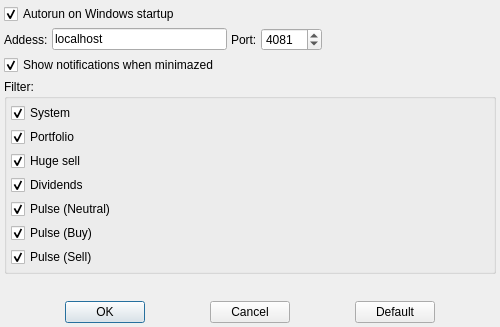
<?xml version="1.0" encoding="UTF-8"?>
<ui version="4.0">
 <class>SettingsDialog</class>
 <widget class="QDialog" name="SettingsDialog">
  <property name="geometry">
   <rect>
    <x>0</x>
    <y>0</y>
    <width>500</width>
    <height>327</height>
   </rect>
  </property>
  <property name="minimumSize">
   <size>
    <width>500</width>
    <height>327</height>
   </size>
  </property>
  <property name="windowTitle">
   <string>Settings</string>
  </property>
  <layout class="QVBoxLayout" name="verticalLayout">
   <property name="spacing">
    <number>4</number>
   </property>
   <property name="leftMargin">
    <number>4</number>
   </property>
   <property name="topMargin">
    <number>4</number>
   </property>
   <property name="rightMargin">
    <number>4</number>
   </property>
   <property name="bottomMargin">
    <number>4</number>
   </property>
   <item>
    <widget class="QCheckBox" name="autorunCheckBox">
     <property name="text">
      <string notr="true">Autorun on Windows startup</string>
     </property>
     <property name="checked">
      <bool>true</bool>
     </property>
    </widget>
   </item>
   <item>
    <layout class="QHBoxLayout" name="horizontalLayout">
     <property name="spacing">
      <number>4</number>
     </property>
     <item>
      <widget class="QLabel" name="label">
       <property name="text">
        <string>Addess:</string>
       </property>
      </widget>
     </item>
     <item>
      <widget class="QLineEdit" name="serverAddressLineEdit">
       <property name="text">
        <string notr="true">localhost</string>
       </property>
      </widget>
     </item>
     <item>
      <widget class="QLabel" name="label_2">
       <property name="text">
        <string>Port:</string>
       </property>
      </widget>
     </item>
     <item>
      <widget class="QSpinBox" name="serverPortSpinBox">
       <property name="minimum">
        <number>1</number>
       </property>
       <property name="maximum">
        <number>65535</number>
       </property>
       <property name="value">
        <number>4081</number>
       </property>
      </widget>
     </item>
     <item>
      <spacer name="horizontalSpacer">
       <property name="orientation">
        <enum>Qt::Orientation::Horizontal</enum>
       </property>
       <property name="sizeHint" stdset="0">
        <size>
         <width>40</width>
         <height>20</height>
        </size>
       </property>
      </spacer>
     </item>
    </layout>
   </item>
   <item>
    <widget class="QCheckBox" name="notificationsEnabledCheckBox">
     <property name="text">
      <string>Show notifications when minimazed</string>
     </property>
     <property name="checked">
      <bool>true</bool>
     </property>
    </widget>
   </item>
   <item>
    <widget class="QGroupBox" name="groupBox">
     <property name="title">
      <string>Filter:</string>
     </property>
     <layout class="QVBoxLayout" name="verticalLayout_2">
      <property name="spacing">
       <number>4</number>
      </property>
      <property name="leftMargin">
       <number>4</number>
      </property>
      <property name="topMargin">
       <number>4</number>
      </property>
      <property name="rightMargin">
       <number>4</number>
      </property>
      <property name="bottomMargin">
       <number>4</number>
      </property>
      <item>
       <widget class="QCheckBox" name="filterSystemCheckBox">
        <property name="text">
         <string>System</string>
        </property>
        <property name="checked">
         <bool>true</bool>
        </property>
       </widget>
      </item>
      <item>
       <widget class="QCheckBox" name="filterPortfolioCheckBox">
        <property name="text">
         <string>Portfolio</string>
        </property>
        <property name="checked">
         <bool>true</bool>
        </property>
       </widget>
      </item>
      <item>
       <widget class="QCheckBox" name="filterHugeSellCheckBox">
        <property name="text">
         <string>Huge sell</string>
        </property>
        <property name="checked">
         <bool>true</bool>
        </property>
       </widget>
      </item>
      <item>
       <widget class="QCheckBox" name="filterDividendsCheckBox">
        <property name="text">
         <string>Dividends</string>
        </property>
        <property name="checked">
         <bool>true</bool>
        </property>
       </widget>
      </item>
      <item>
       <widget class="QCheckBox" name="filterPulseNeutralCheckBox">
        <property name="text">
         <string>Pulse (Neutral)</string>
        </property>
        <property name="checked">
         <bool>true</bool>
        </property>
       </widget>
      </item>
      <item>
       <widget class="QCheckBox" name="filterPulseBuyCheckBox">
        <property name="text">
         <string>Pulse (Buy)</string>
        </property>
        <property name="checked">
         <bool>true</bool>
        </property>
       </widget>
      </item>
      <item>
       <widget class="QCheckBox" name="filterPulseSellCheckBox">
        <property name="text">
         <string>Pulse (Sell)</string>
        </property>
        <property name="checked">
         <bool>true</bool>
        </property>
       </widget>
      </item>
     </layout>
    </widget>
   </item>
   <item>
    <spacer name="verticalSpacer">
     <property name="orientation">
      <enum>Qt::Orientation::Vertical</enum>
     </property>
     <property name="sizeHint" stdset="0">
      <size>
       <width>20</width>
       <height>40</height>
      </size>
     </property>
    </spacer>
   </item>
   <item>
    <layout class="QHBoxLayout" name="horizontalLayout_2">
     <property name="spacing">
      <number>4</number>
     </property>
     <item>
      <spacer name="horizontalSpacer_2">
       <property name="orientation">
        <enum>Qt::Orientation::Horizontal</enum>
       </property>
       <property name="sizeHint" stdset="0">
        <size>
         <width>40</width>
         <height>20</height>
        </size>
       </property>
      </spacer>
     </item>
     <item>
      <widget class="QPushButton" name="okButton">
       <property name="text">
        <string>OK</string>
       </property>
       <property name="default">
        <bool>true</bool>
       </property>
      </widget>
     </item>
     <item>
      <spacer name="horizontalSpacer_3">
       <property name="orientation">
        <enum>Qt::Orientation::Horizontal</enum>
       </property>
       <property name="sizeHint" stdset="0">
        <size>
         <width>40</width>
         <height>20</height>
        </size>
       </property>
      </spacer>
     </item>
     <item>
      <widget class="QPushButton" name="cancelButton">
       <property name="text">
        <string>Cancel</string>
       </property>
      </widget>
     </item>
     <item>
      <spacer name="horizontalSpacer_4">
       <property name="orientation">
        <enum>Qt::Orientation::Horizontal</enum>
       </property>
       <property name="sizeHint" stdset="0">
        <size>
         <width>40</width>
         <height>20</height>
        </size>
       </property>
      </spacer>
     </item>
     <item>
      <widget class="QPushButton" name="defaultButton">
       <property name="text">
        <string>Default</string>
       </property>
      </widget>
     </item>
     <item>
      <spacer name="horizontalSpacer_5">
       <property name="orientation">
        <enum>Qt::Orientation::Horizontal</enum>
       </property>
       <property name="sizeHint" stdset="0">
        <size>
         <width>40</width>
         <height>20</height>
        </size>
       </property>
      </spacer>
     </item>
    </layout>
   </item>
  </layout>
 </widget>
 <resources/>
 <connections/>
</ui>
